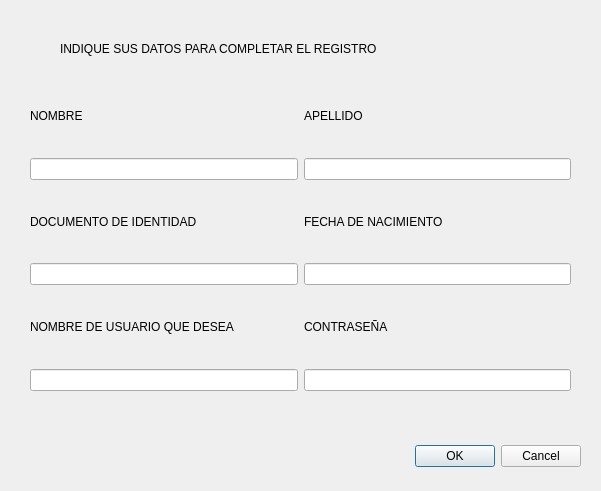
<?xml version="1.0" encoding="UTF-8"?>
<ui version="4.0">
 <class>Registrar</class>
 <widget class="QDialog" name="Registrar">
  <property name="geometry">
   <rect>
    <x>0</x>
    <y>0</y>
    <width>601</width>
    <height>491</height>
   </rect>
  </property>
  <property name="windowTitle">
   <string>Dialog</string>
  </property>
  <widget class="QDialogButtonBox" name="buttonBox">
   <property name="geometry">
    <rect>
     <x>240</x>
     <y>440</y>
     <width>341</width>
     <height>32</height>
    </rect>
   </property>
   <property name="orientation">
    <enum>Qt::Horizontal</enum>
   </property>
   <property name="standardButtons">
    <set>QDialogButtonBox::Cancel|QDialogButtonBox::Ok</set>
   </property>
  </widget>
  <widget class="QLabel" name="label_7">
   <property name="geometry">
    <rect>
     <x>60</x>
     <y>40</y>
     <width>371</width>
     <height>17</height>
    </rect>
   </property>
   <property name="text">
    <string>INDIQUE SUS DATOS PARA COMPLETAR EL REGISTRO</string>
   </property>
  </widget>
  <widget class="QWidget" name="">
   <property name="geometry">
    <rect>
     <x>30</x>
     <y>80</y>
     <width>541</width>
     <height>311</height>
    </rect>
   </property>
   <layout class="QGridLayout" name="gridLayout">
    <item row="0" column="0">
     <layout class="QVBoxLayout" name="verticalLayout">
      <item>
       <widget class="QLabel" name="label">
        <property name="text">
         <string>NOMBRE</string>
        </property>
       </widget>
      </item>
      <item>
       <widget class="QLineEdit" name="lineEdit_NOMBRE"/>
      </item>
      <item>
       <widget class="QLabel" name="label_3">
        <property name="text">
         <string>DOCUMENTO DE IDENTIDAD</string>
        </property>
       </widget>
      </item>
      <item>
       <widget class="QLineEdit" name="lineEdit_DOCUMENT"/>
      </item>
      <item>
       <widget class="QLabel" name="label_5">
        <property name="text">
         <string>NOMBRE DE USUARIO QUE DESEA</string>
        </property>
       </widget>
      </item>
      <item>
       <widget class="QLineEdit" name="lineEdit_USUAR"/>
      </item>
     </layout>
    </item>
    <item row="0" column="1">
     <layout class="QVBoxLayout" name="verticalLayout_2">
      <item>
       <widget class="QLabel" name="label_2">
        <property name="text">
         <string>APELLIDO</string>
        </property>
       </widget>
      </item>
      <item>
       <widget class="QLineEdit" name="lineEdit_APELLIDO"/>
      </item>
      <item>
       <widget class="QLabel" name="label_4">
        <property name="text">
         <string>FECHA DE NACIMIENTO</string>
        </property>
       </widget>
      </item>
      <item>
       <widget class="QLineEdit" name="lineEdit_FECHA"/>
      </item>
      <item>
       <widget class="QLabel" name="label_6">
        <property name="text">
         <string>CONTRASEÑA</string>
        </property>
       </widget>
      </item>
      <item>
       <widget class="QLineEdit" name="lineEdit_CONTRA"/>
      </item>
     </layout>
    </item>
   </layout>
  </widget>
 </widget>
 <resources/>
 <connections>
  <connection>
   <sender>buttonBox</sender>
   <signal>accepted()</signal>
   <receiver>Registrar</receiver>
   <slot>accept()</slot>
   <hints>
    <hint type="sourcelabel">
     <x>248</x>
     <y>254</y>
    </hint>
    <hint type="destinationlabel">
     <x>157</x>
     <y>274</y>
    </hint>
   </hints>
  </connection>
  <connection>
   <sender>buttonBox</sender>
   <signal>rejected()</signal>
   <receiver>Registrar</receiver>
   <slot>reject()</slot>
   <hints>
    <hint type="sourcelabel">
     <x>316</x>
     <y>260</y>
    </hint>
    <hint type="destinationlabel">
     <x>286</x>
     <y>274</y>
    </hint>
   </hints>
  </connection>
 </connections>
</ui>
